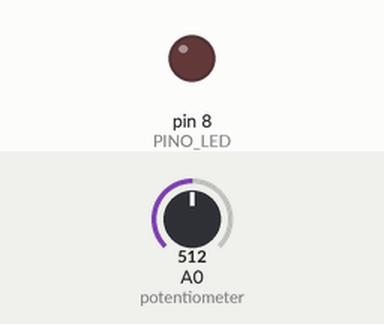
The sketch below on a simulated Arduino Uno, built with avr-gcc and run on an emulated ATmega328P. Parts: output pins drawn as LEDs (lit = HIGH). Dashed ring = blinking. The test bench sets the inputs (shaded band); at power-on: A0 (potentiometer) = 512.

Above: at 1.2 s.
1.3 s: A0 (potentiometer) set to 122
At 1.41 s:
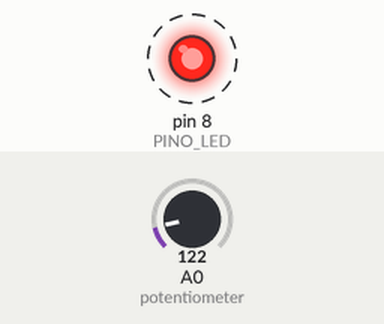
4.3 s: A0 (potentiometer) set to 0
At 4.45 s:
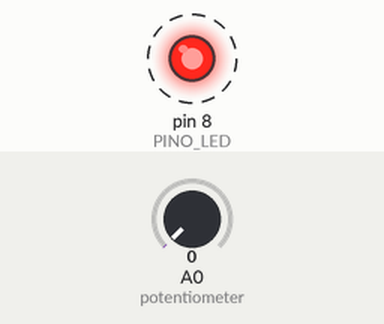
Timing chart, 0 to 13.3 s (numbered marks = the images above; inputs shaded):
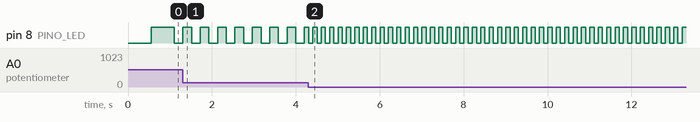

Measured:
- after the input at 1.3 s, pin 8 (PINO_LED): alternates HIGH for 0.21 s and LOW for 0.21 s, starting at once
- after the input at 4.3 s, pin 8 (PINO_LED): alternates HIGH for 0.10 s and LOW for 0.10 s, starting at once

The sketch:

aula24_nivel1.ino
```cpp
// Aula 24 – Nível 1: Revisão: pisca com millis e potenciômetro
// Revisão: período de 100 a 1000 ms escolhido no potenciômetro, sem delay
#include <Arduino.h>                    // funções do Arduino (pinMode, digitalWrite, delay...)
#define PINO_LED 8                      // LED no pino 8
unsigned long anterior = 0;             // instante da última troca
bool aceso = false;                     // estado do LED

void setup() {                          // roda uma vez, quando a placa liga
  pinMode(PINO_LED, OUTPUT);            // PINO_LED como saída
}

void loop() {                           // repete para sempre
  unsigned long periodo = map(analogRead(A0), 0, 1023, 100, 1000);   // potenciômetro escolhe 100 a 1000 ms
  if (millis() - anterior >= periodo) {   // passou o período?
    anterior = millis();                // marca o instante da última troca
    aceso = !aceso;                     // inverte o estado
    digitalWrite(PINO_LED, aceso);      // PINO_LED recebe aceso (verdadeiro acende, falso apaga)
  }
}
```
